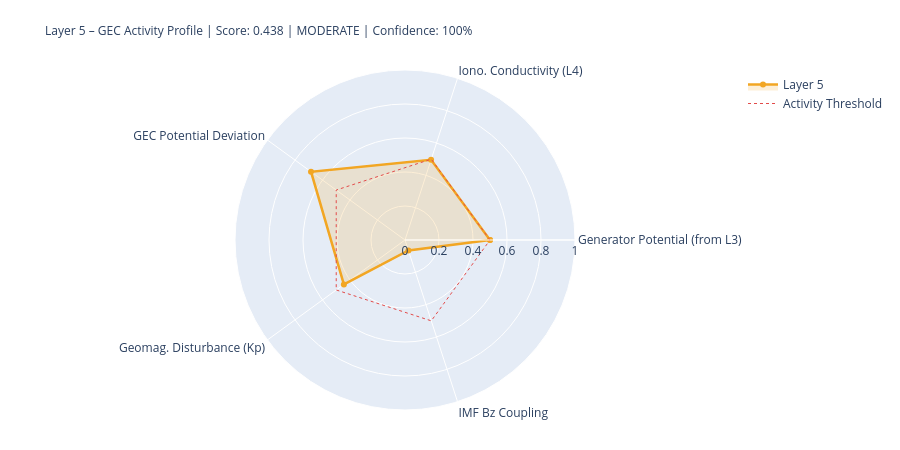

The notebook cell this image was saved under:
### Markdown cell above
---
## 5. State Assessment & Handoff to Layer 6

### Code cell
# ============================================================
# LAYER-5-SCORE
# ============================================================

# Components
# 1) Generator activity (Layer-3-driven)
gen_score = norm(generator_strength, 0.3, 2.0)
gen_src   = 'from_layer3' if l3_thunder_score is not None else 'estimated'

# 2) Ionospheric conductivity (Layer-4-driven)
iono_score = norm(iono_cond_factor, 0.7, 1.4)
iono_src   = 'from_layer4' if l4_ioniz is not None else 'estimated'

# 3) GEC potential deviation from reference
pot_score = norm(abs(delta_V_pct), 0, 30)  # 0 = at reference, 1 = 30% deviation
pot_src   = 'derived'

# 4) Geomagnetic disturbance (Kp) – modulates vertical currents
kp_score = norm(kp_val, 0, 9)
kp_src   = 'primary' if kp_now is not None else 'from_layer4'

# 5) IMF Bz coupling (southward = stronger M-I coupling → GEC influence)
bz_score = norm(-(bz_now or 0), -5, 30) if bz_now is not None else None
bz_src   = 'primary' if bz_now is not None else 'missing'

COMPONENTS = {
    'Generator Potential (from L3)':  {'score': gen_score,   'source': 'derived_from_layer3', 'dynamic': True},
    'Iono. Conductivity (L4)':      {'score': iono_score,  'source': iono_src, 'dynamic': True},
    'GEC Potential Deviation':      {'score': pot_score,   'source': pot_src,  'dynamic': True},
    'Geomag. Disturbance (Kp)':         {'score': kp_score,    'source': kp_src,   'dynamic': True},
    'IMF Bz Coupling':               {'score': bz_score,    'source': bz_src,   'dynamic': True},
}

available   = {k: v['score'] for k, v in COMPONENTS.items() if v['score'] is not None}
unavailable = [k for k, v in COMPONENTS.items() if v['score'] is None]
layer5_score = round(sum(available.values()) / len(available), 4) if available else None
confidence   = round(len(available) / len(COMPONENTS), 2)
level = ('unknown' if layer5_score is None
         else 'quiet'   if layer5_score < 0.3
         else 'moderate' if layer5_score < 0.6
         else 'active')
dominant_l5 = max(available, key=available.get) if available else 'none'

# Kp consistency: separate 1-min raw value from score value
kp_1m_raw   = kp_now          # directly from API (can be 0.0 during live measurement)
kp_for_score = kp_val          # from Layer-0 context or estimated value if needed
kp_score_src = kp_src

W = 68
print('=' * W)
print('LAYER 5 – GLOBAL ELECTRIC CIRCUIT – STATE ASSESSMENT')
print('=' * W)
for name, comp in COMPONENTS.items():
    s = comp['score']
    if s is not None:
        bar = '█' * int(s*20) + '░' * (20-int(s*20))
        print(f'  {name:<34} {bar}  {s:.3f}  [{comp["source"]}]')
    else:
        print(f'  {name:<34} {"─"*20}  n/a   [missing]')
print('-' * W)
print(f'  Score:         {layer5_score:.3f}  ({len(available)}/{len(COMPONENTS)} components)')
print(f'  Confidence:    {confidence:.0%}')
print(f'  Level:         {level.upper()}')
print(f'  Dominant:      {dominant_l5}')
print(f'  V_iono:        {V_iono_mod:.1f} kV  (Δ {delta_V_pct:+.1f}% vs. Ref)')
print(f'  I_total:       {I_total_mod:.1f} A   (Δ {delta_I_pct:+.1f}% vs. Ref)')
print('=' * W)

# Radar
cats   = list(available.keys())
vals_r = list(available.values())
if len(cats) >= 3:
    fig = go.Figure()
    fig.add_trace(go.Scatterpolar(
        r=vals_r + [vals_r[0]], theta=cats + [cats[0]],
        fill='toself', fillcolor='rgba(242,166,35,0.18)',
        line=dict(color='#F2A623', width=2.5), name='Layer 5'
    ))
    fig.add_trace(go.Scatterpolar(
        r=[0.5]*(len(cats)+1), theta=cats+[cats[0]],
        line=dict(color='#E24B4A', dash='dot', width=1),
        mode='lines', name='Activity Threshold'
    ))
    fig.update_layout(
        title=dict(
            text=f'Layer 5 – GEC Activity Profile | Score: {layer5_score:.3f} | {level.upper()} | Confidence: {confidence:.0%}',
            font=dict(size=12)
        ),
        polar=dict(radialaxis=dict(visible=True, range=[0,1])),
        height=450, showlegend=True,
        margin=dict(l=80, r=80, t=70, b=40)
    )
    fig.show()

### Figure 1 — Plotly figure (JSON) as saved in the notebook; plotly's stock layout.template omitted (floating-point values rounded to 4 significant figures)
{"data": [{"fill": "toself", "fillcolor": "rgba(242,166,35,0.18)", "line": {"color": "#F2A623", "width": 2.5}, "name": "Layer 5", "r": [0.5, 0.4963, 0.6833, 0.4444, 0.0649, 0.5], "theta": ["Generator Potential (from L3)", "Iono. Conductivity (L4)", "GEC Potential Deviation", "Geomag. Disturbance (Kp)", "IMF Bz Coupling", "Generator Potential (from L3)"], "type": "scatterpolar"}, {"line": {"color": "#E24B4A", "dash": "dot", "width": 1}, "mode": "lines", "name": "Activity Threshold", "r": [0.5, 0.5, 0.5, 0.5, 0.5, 0.5], "theta": ["Generator Potential (from L3)", "Iono. Conductivity (L4)", "GEC Potential Deviation", "Geomag. Disturbance (Kp)", "IMF Bz Coupling", "Generator Potential (from L3)"], "type": "scatterpolar"}], "layout": {"height": 450, "margin": {"b": 40, "l": 80, "r": 80, "t": 70}, "polar": {"radialaxis": {"range": [0, 1], "visible": true}}, "showlegend": true, "title": {"font": {"size": 12}, "text": "Layer 5 – GEC Activity Profile | Score: 0.438 | MODERATE | Confidence: 100%"}}}
